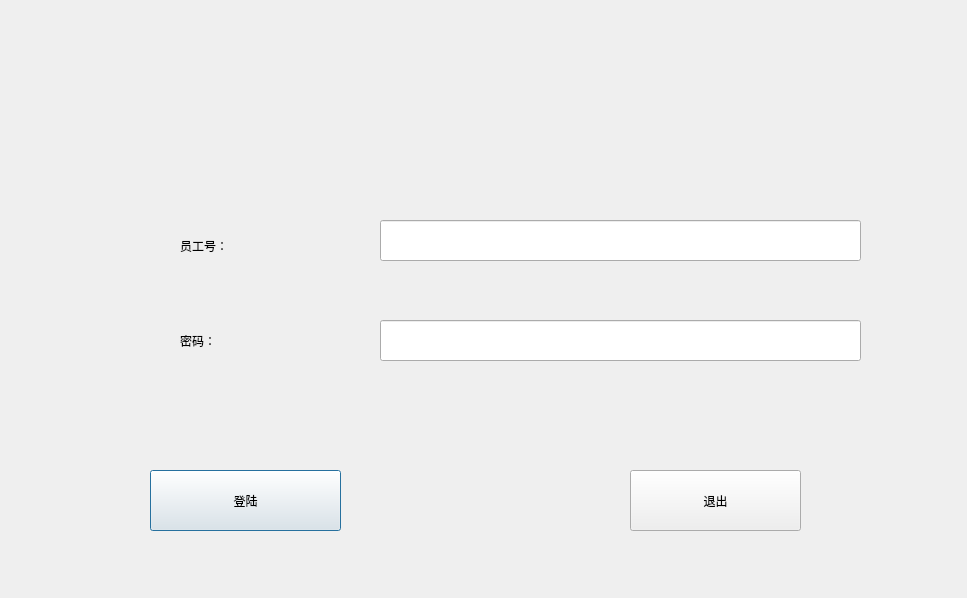
<?xml version="1.0" encoding="UTF-8"?>
<ui version="4.0">
 <class>LoginDialog</class>
 <widget class="QDialog" name="LoginDialog">
  <property name="geometry">
   <rect>
    <x>0</x>
    <y>0</y>
    <width>967</width>
    <height>598</height>
   </rect>
  </property>
  <property name="windowTitle">
   <string>Dialog</string>
  </property>
  <widget class="QPushButton" name="Login_LoginButton">
   <property name="geometry">
    <rect>
     <x>150</x>
     <y>470</y>
     <width>191</width>
     <height>61</height>
    </rect>
   </property>
   <property name="text">
    <string>登陆</string>
   </property>
   <property name="default">
    <bool>true</bool>
   </property>
  </widget>
  <widget class="QPushButton" name="Login_Quit">
   <property name="geometry">
    <rect>
     <x>630</x>
     <y>470</y>
     <width>171</width>
     <height>61</height>
    </rect>
   </property>
   <property name="text">
    <string>退出</string>
   </property>
  </widget>
  <widget class="QLineEdit" name="Login_UserNumberEdit">
   <property name="geometry">
    <rect>
     <x>380</x>
     <y>220</y>
     <width>481</width>
     <height>41</height>
    </rect>
   </property>
  </widget>
  <widget class="QLineEdit" name="Login_UserPasswordEdit">
   <property name="geometry">
    <rect>
     <x>380</x>
     <y>320</y>
     <width>481</width>
     <height>41</height>
    </rect>
   </property>
   <property name="echoMode">
    <enum>QLineEdit::Password</enum>
   </property>
  </widget>
  <widget class="QLabel" name="Login_UserNumber_Label">
   <property name="geometry">
    <rect>
     <x>180</x>
     <y>220</y>
     <width>111</width>
     <height>51</height>
    </rect>
   </property>
   <property name="text">
    <string>员工号：</string>
   </property>
  </widget>
  <widget class="QLabel" name="Login_UserPasswordLabel">
   <property name="geometry">
    <rect>
     <x>180</x>
     <y>320</y>
     <width>121</width>
     <height>41</height>
    </rect>
   </property>
   <property name="text">
    <string>密码：</string>
   </property>
  </widget>
 </widget>
 <resources/>
 <connections/>
</ui>
